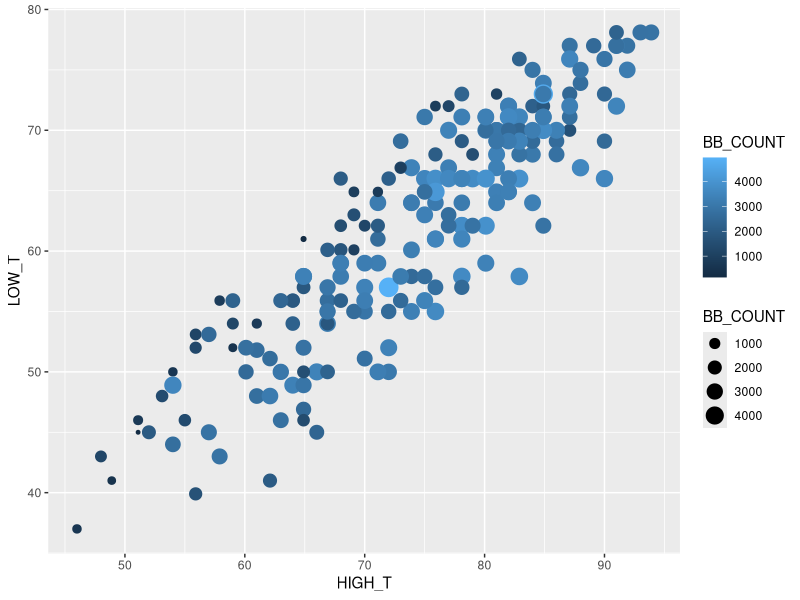
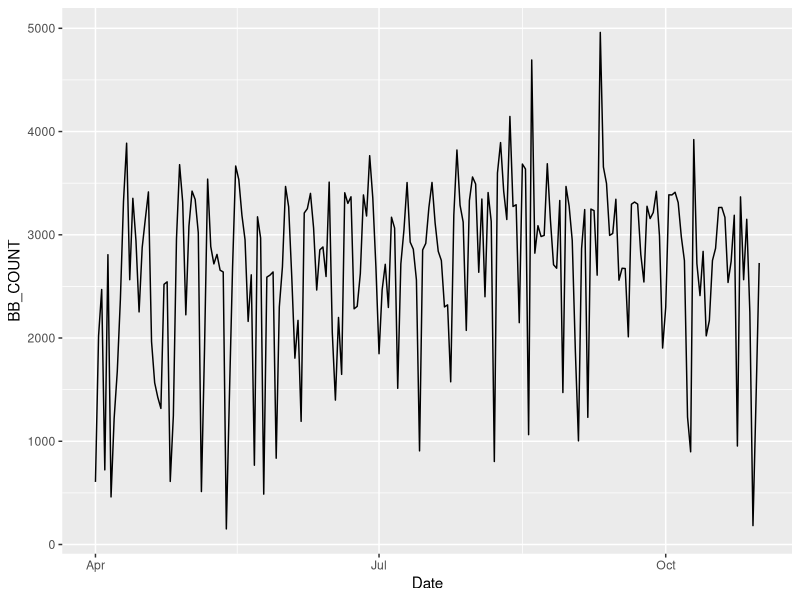
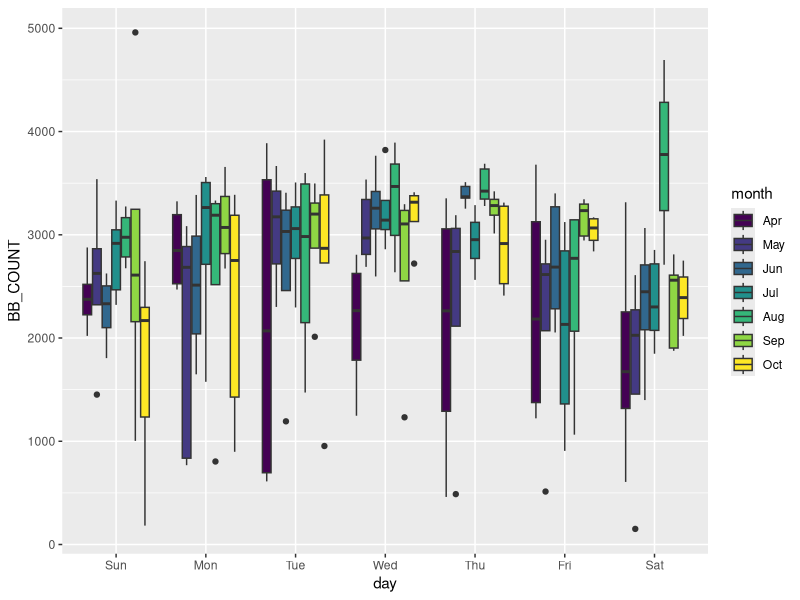
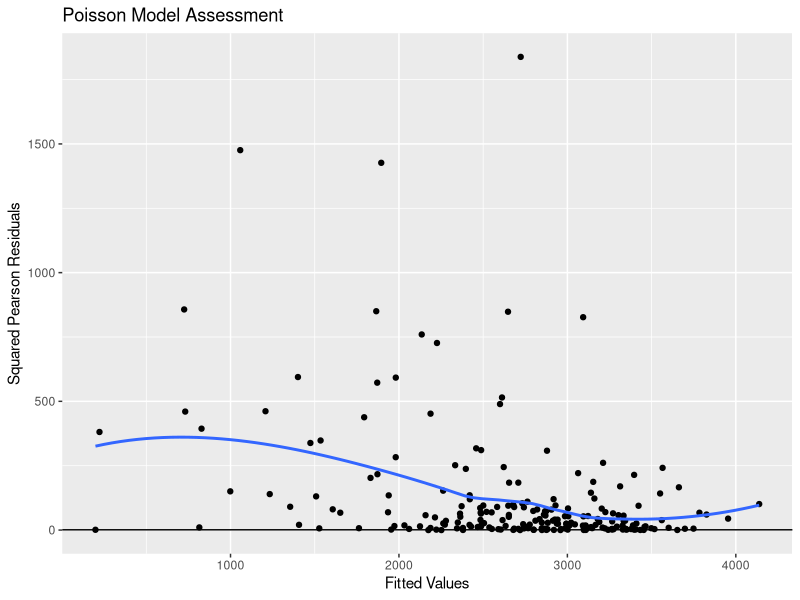
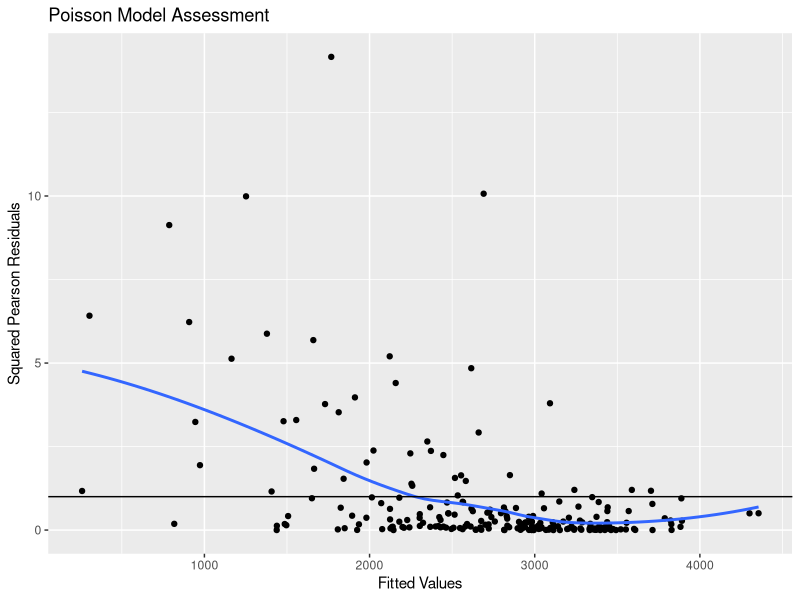
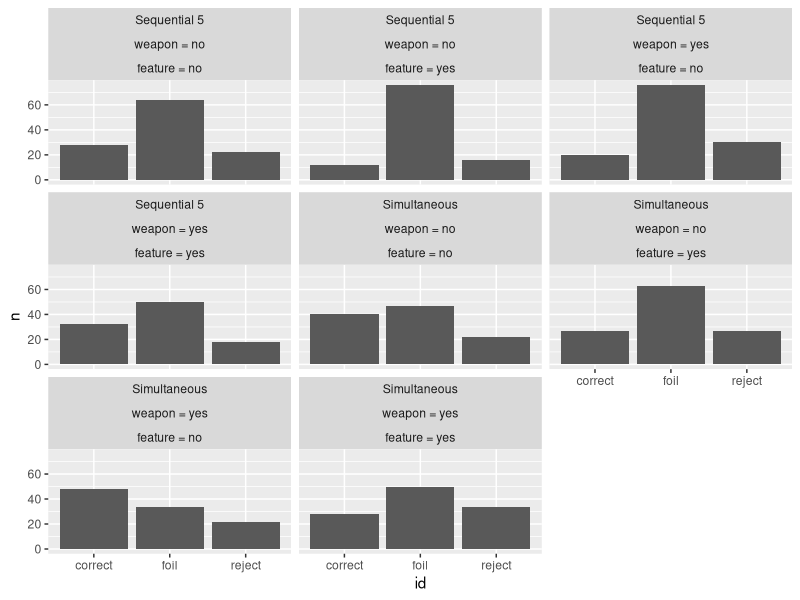

The R script that drew these images, in order:
## ---- chunk 1
library(tidyverse)
library(MASS)
library(kableExtra)
library(nnet) 
library(lmtest)
library(VGAM)
library(lmtest)
## ---- chunk 2
#| label: load 

brook = read.csv('data/Brooklyn-count.csv') |> 
  mutate(Date = dmy(Date), 
         num_day = as.factor(wday(Date)), 
         day = wday(Date, label=TRUE),
         dom = day(Date), 
         num_month = as.factor(month(Date)), 
         month = month(Date, label=TRUE))

eye = read.csv('data/eyewitness.csv') |> 
  mutate(Y0 = as.numeric(id == 'correct'),
         Y1 = as.numeric(id == 'foil'),
         Y2 = as.numeric(id == 'reject'))
## ---- chunk 3
#| label: dot 

 brook |> 
  ggplot() +
  geom_point(aes(x=HIGH_T, y=LOW_T,
                 size = BB_COUNT, 
                 color=BB_COUNT))

brook |> 
  ggplot(aes(x = Date, y = BB_COUNT)) + 
  geom_line()


brook |> 
  ggplot() + 
  geom_boxplot(aes(x = day, y = BB_COUNT, fill = month))
## ---- chunk 4

# null model 
pois_mod = glm(BB_COUNT ~ 1, 
               family="poisson", 
               data = brook)

# lowers deviance, improvement 
pois_mod2 = glm(BB_COUNT ~ HIGH_T + LOW_T + PRECIP + num_day + num_month, 
               family="poisson", 
               data = brook)

anova(pois_mod, pois_mod2)
## ---- chunk 5
coefs = cbind(Estimate = coef(pois_mod2),
              SE = sqrt(diag(vcov(pois_mod2))), 
              confint(pois_mod2))

coefs |> kable()
## ---- chunk 6
exp(coefs) |> kable() 
## ---- chunk 7

sq_pearson_resid = residuals(pois_mod2, type = 'pearson')^2
resid_df = data.frame(resid = sq_pearson_resid, 
                      fitted = pois_mod2$fitted.values)

# plotting 
resid_df |> 
  ggplot(aes(x=fitted, y=resid)) + 
  geom_point() + 
  geom_smooth(method = "loess", se = FALSE) + 
  geom_hline(yintercept = 1) + 
  labs(
    title = "Poisson Model Assessment", 
    x = "Fitted Values",
    y = "Squared Pearson Residuals"
  )

## ---- chunk 8
# should be close to 1
pois_mod2$deviance / pois_mod2$df.residual 
# should be close to 1
sum(sq_pearson_resid) / pois_mod2$df.residual
## ---- chunk 9
nbin_m1 = glm.nb(BB_COUNT ~ HIGH_T + LOW_T + PRECIP + num_day + num_month, 
               data = brook)
## ---- chunk 10
# LRT 
lmtest::lrtest(pois_mod2, nbin_m1)
## ---- chunk 11
sq_pearson_resid = residuals(nbin_m1, type = 'pearson')^2
resid_df = data.frame(resid = sq_pearson_resid, 
                      fitted = nbin_m1$fitted.values)

# plotting 
resid_df |> 
  ggplot(aes(x=fitted, y=resid)) + 
  geom_point() + 
  geom_smooth(method = "loess", se = FALSE) + 
  geom_hline(yintercept = 1) + 
  labs(
    title = "Poisson Model Assessment", 
    x = "Fitted Values",
    y = "Squared Pearson Residuals"
  )

## ---- chunk 12
coefs = cbind(Estimate = coef(nbin_m1), 
              SE = sqrt(diag(vcov(nbin_m1))), 
              suppressMessages(confint(nbin_m1)))

exp(coefs) |> kable()
## ---- chunk 13

quasi_poisson = glm(BB_COUNT ~ HIGH_T + LOW_T + PRECIP + num_day+  num_month, 
                    family="quasipoisson", 
                    data = brook)

pois_table = data.frame(cbind(std_estimate = coef(pois_mod2),
                              SE = sqrt(diag(vcov(pois_mod2))), 
                              suppressMessages(confint(pois_mod2))))

quasi_table = data.frame(cbind(quasi_estimate = coef(quasi_poisson), 
                               SE = sqrt(diag(vcov(quasi_poisson))), 
                               suppressMessages(confint(quasi_poisson))))

colnames(pois_table) = c("poisson_coef", "poisson_SE", "poisson_2.5%", 
                         "poisson_97.5%")
colnames(quasi_table) = c("quasi_coef","quasi_SE", "quasi_2.5%", "quasi_97.5%")

pois_table |> kable()
quasi_table |> kable()
## ---- chunk 14
eye |> 
  group_by(id, lineup, weapon, feature) |> 
  count() |> 
  mutate(prop = n / sum(n),
         weapon = if_else(weapon == 'yes', 'weapon = yes', 'weapon = no'),
         feature = if_else(feature == 'yes', 'feature = yes', 
                           'feature = no')) |> 
  ggplot(aes(x = id, y= n)) + 
  geom_bar(stat = 'identity') + 
  facet_wrap(vars(lineup, weapon, feature))

## ---- chunk 15

# Borrowing some code from the lecture on categorical data, we can use this 
# to assess model fit.

summ.MNfit <- function(fit, digits=3)
{
  s <- summary(fit)
  for(i in 2:length(fit$lev))
  {
    ##
    cat("\nLevel", fit$lev[i], "vs. Level", fit$lev[1], "\n")
    ##
    betaHat <- s$coefficients[(i-1),]
    se <- s$standard.errors[(i-1),]
    zStat <- betaHat / se
    pval <- 2 * pnorm(abs(zStat), lower.tail=FALSE)
    ##
    RRR <- exp(betaHat)
    RRR.lo <- exp(betaHat - qnorm(0.975)*se)
    RRR.up <- exp(betaHat + qnorm(0.975)*se)
    ##
    results <- cbind(betaHat, se, pval, RRR, RRR.lo, RRR.up)
    print(round(results, digits=digits))
  }
}

lrtMN = function(fit1, fit2)
  {
  stat <- abs(deviance(fit1)-deviance(fit2))
  residDF <- abs(fit1$edf-fit2$edf)
  return(pchisq(stat, residDF, lower=FALSE))
}

## ---- chunk 16

# fit models 
m1 = multinom(id ~ feature + weapon + lineup, data = eye)
m2 = multinom(id ~ feature + weapon * lineup, data = eye)
m3 = multinom(id ~ feature * weapon + lineup, data = eye)

## ---- chunk 17
lrtMN(m1, m2)
lrtMN(m2, m3)
## ---- chunk 18
summary(m3)
## ---- chunk 19
summ.MNfit(m3)
## ---- chunk 20
ord_model = vglm(cbind(Y0, Y1, Y2) ~ feature * weapon + lineup,
                 cumulative(parallel=FALSE, reverse=FALSE), 
                 data = eye)
summary(ord_model)
## ---- chunk 21
coefs = cbind(Estimate = coef(ord_model), 
              SE = sqrt(diag(vcov(ord_model))), 
              suppressMessages(confint(ord_model)))

exp(coefs) |> kable()
